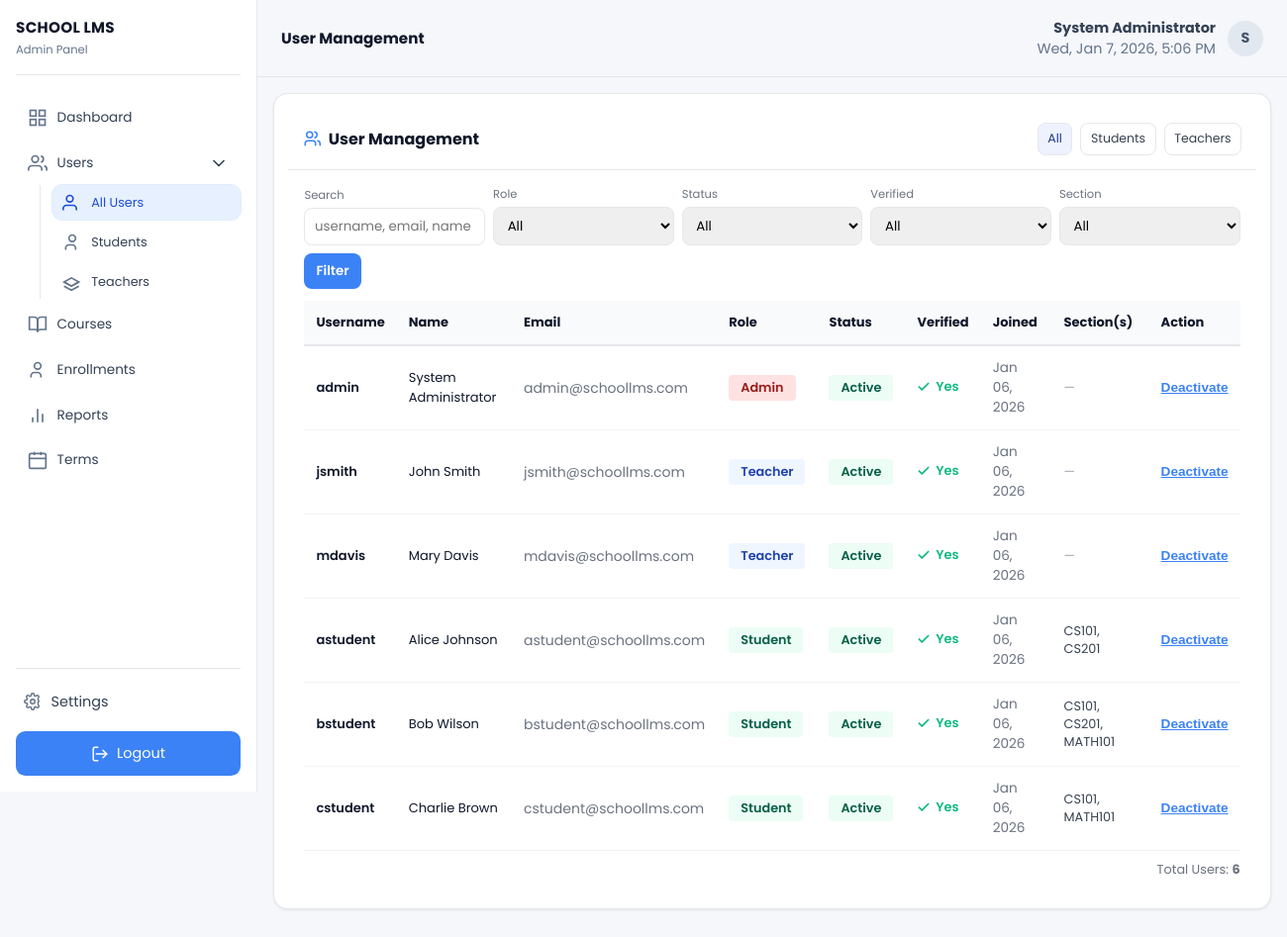
The page /admin/users.php (signed in) on the database its author committed.
### tables this page shows
CREATE TABLE IF NOT EXISTS users (
    id INT PRIMARY KEY AUTO_INCREMENT,
    username VARCHAR(50) UNIQUE NOT NULL,
    email VARCHAR(100) UNIQUE NOT NULL,
    password VARCHAR(255) NOT NULL,
    first_name VARCHAR(100) NOT NULL,
    last_name VARCHAR(100) NOT NULL,
    role ENUM('admin', 'teacher', 'student') NOT NULL DEFAULT 'student',
    status ENUM('active', 'inactive') NOT NULL DEFAULT 'active',
    is_verified TINYINT(1) NOT NULL DEFAULT 0,
    phone VARCHAR(20),
    profile_picture VARCHAR(255),
    created_at TIMESTAMP DEFAULT CURRENT_TIMESTAMP,
    updated_at TIMESTAMP DEFAULT CURRENT_TIMESTAMP ON UPDATE CURRENT_TIMESTAMP,
    INDEX idx_role (role),
    INDEX idx_status (status),
    INDEX idx_email (email)
);

### admin/users.php (the view, shortened to what this page needs)
<?php
require_once '../includes/Auth.php';
require_once '../includes/admin_layout.php';
$isAjax = isset($_GET['ajax']);
function renderUserRows(array $users, PDO $pdo): string {
    foreach ($users as $user): ?>
        <tr>
            <td style="font-weight: 600;">
                <?php echo htmlspecialchars($user['username']); ?>
            </td>
            <td>
                <?php echo htmlspecialchars($user['first_name'] . ' ' . $user['last_name']); ?>
            </td>
            <td style="font-size: 0.875rem; color: #6b7280;">
                <?php echo htmlspecialchars($user['email']); ?>
            </td>
            <td>
                <span style="display: inline-block; padding: 0.25rem 0.75rem; background:
                    <?php
                    if ($user['role'] === 'admin') echo '#fee2e2;';
                    elseif ($user['role'] === 'teacher') echo '#eff6ff;';
                    else echo '#ecfdf5;';
                    ?>
                    ; color:
                    <?php
                    if ($user['role'] === 'admin') echo '#991b1b;';
                    elseif ($user['role'] === 'teacher') echo '#1e40af;';
                    else echo '#065f46;';
                    ?>
                    ; border-radius: 0.25rem; font-size: 0.8rem; font-weight: 600; text-transform: capitalize;">
                    <?php echo $user['role']; ?>
                </span>
            </td>
            <td>
                <span style="display: inline-block; padding: 0.25rem 0.75rem; background:
                    <?php echo $user['status'] === 'active' ? '#ecfdf5;' : '#fef2f2;'; ?>
                    ; color:
                    <?php echo $user['status'] === 'active' ? '#065f46;' : '#991b1b;'; ?>
                    ; border-radius: 0.25rem; font-size: 0.8rem; font-weight: 600; text-transform: capitalize;">
                    <?php echo $user['status']; ?>
                </span>
            </td>
                                    <td>
                                        <?php if ($user['is_verified']): ?>
                                            <span style="display:inline-flex;align-items:center;gap:.3rem;color:#10b981;font-weight:600;">
                                                <svg width="14" height="14" viewBox="0 0 24 24" fill="none" stroke="#10b981" stroke-width="3" stroke-linecap="round" stroke-linejoin="round"><polyline points="20 6 9 17 4 12"/></svg>
                                                Yes
                                            </span>
                                        <?php else: ?>
                                            <span style="color:#6b7280;">No</span>
                                        <?php endif; ?>
                                    </td>
            <td style="font-size: 0.85rem; color: #6b7280;">
                <?php echo date('M d, Y', strtotime($user['created_at'])); ?>
            </td>
            <td style="font-size:.8rem; color:#374151;">
                <?php
                if ($user['role'] === 'student') {
                    try {
                        $sstmt = $pdo->prepare("SELECT c.code, cs.section_code FROM enrollments e LEFT JOIN courses c ON e.course_id=c.id LEFT JOIN course_sections cs ON e.section_id=cs.id WHERE e.student_id = ? AND e.status='enrolled' ORDER BY c.code");
                        $sstmt->execute([$user['id']]);
                        $rows = $sstmt->fetchAll(PDO::FETCH_ASSOC);
                        if (!empty($rows)) {
                            $labels = array_map(function($r){ return htmlspecialchars(($r['code'] ?? '—') . (isset($r['section_code']) && $r['section_code']!==null ? ('-' . $r['section_code']) : '')); }, $rows);
                            echo implode(', ', $labels);
                        } else { echo '<span style="color:#9ca3af">—</span>'; }
                    } catch (Exception $ex) { echo '<span style="color:#9ca3af">—</span>'; }
                } else {
                    echo '<span style="color:#9ca3af">—</span>';
                }
                ?>
            </td>
            <td>
                <form method="POST" style="display: inline;">
                    <button type="submit" style="background: none; border: none; color: #3b82f6; cursor: pointer; font-weight: 600; font-size: 0.85rem; text-decoration: underline;">
                        <?php echo $user['status'] === 'active' ? 'Deactivate' : 'Activate'; ?>
                    </button>
                </form>
            </td>
        </tr>
    <?php endforeach;
    return ob_get_clean();
}
$view = $_GET['view'] ?? 'all';
try {
    $params = [];
    $query = "SELECT u.* FROM users u";
    $query .= " ORDER BY u.created_at DESC";
    $stmt = $pdo->prepare($query);
    $stmt->execute($params);
    $users = $stmt->fetchAll(PDO::FETCH_ASSOC);
} catch (Exception $e) {
    $users = [];
}
$rowsHtml = renderUserRows($users, $pdo);
$totalUsers = count($users);
if (!$isAjax) {
    adminLayoutStart('users', 'User Management');
}
?>
    <div style="max-width: 1400px; margin: 0 auto;">
        <div class="card">
            <div style="padding: .9rem; border-bottom: 1px solid #e5e7eb; display:flex; align-items:center; justify-content:space-between; gap:.75rem;">
                <h3 style="margin: 0; font-size: 1rem; font-weight: 700; display:flex; align-items:center; gap:.5rem;">
                    <svg width="18" height="18" viewBox="0 0 24 24" fill="none" stroke="#3b82f6" stroke-width="2" stroke-linecap="round" stroke-linejoin="round"><path d="M17 21v-2a4 4 0 0 0-4-4H7a4 4 0 0 0-4 4v2"/><circle cx="9" cy="7" r="4"/><path d="M23 21v-2a4 4 0 0 0-3-3.87"/><path d="M16 3.13a4 4 0 0 1 0 7.75"/></svg>
                    User Management
                </h3>
                <div style="display:flex; gap:.5rem;">
                    <a href="?view=all" style="padding:.4rem .6rem; border:1px solid #e5e7eb; border-radius:.5rem; text-decoration:none; font-size:.78rem; <?php echo $view==='all'?'background:#eef2ff;color:#1e3a8a;':'color:#374151;background:#fff;'; ?>">All</a>
                    <a href="?view=students" style="padding:.4rem .6rem; border:1px solid #e5e7eb; border-radius:.5rem; text-decoration:none; font-size:.78rem; <?php echo $view==='students'?'background:#ecfdf5;color:#065f46;':'color:#374151;background:#fff;'; ?>">Students</a>
                    <a href="?view=teachers" style="padding:.4rem .6rem; border:1px solid #e5e7eb; border-radius:.5rem; text-decoration:none; font-size:.78rem; <?php echo $view==='teachers'?'background:#eff6ff;color:#1e40af;':'color:#374151;background:#fff;'; ?>">Teachers</a>
                </div>
            </div>
            <div style="padding: 1rem;">
                <form id="filter-form" class="filter-form" method="GET" style="display:grid; grid-template-columns: repeat(auto-fit, minmax(160px, 1fr)); gap:.5rem; margin-bottom: .75rem; align-items:end;">
                    <div>
                        <label style="display:block; font-size:.72rem; color:#6b7280; margin-bottom:.25rem;">Search</label>
                        <input type="text" name="q" value="<?php echo htmlspecialchars($_GET['q'] ?? ''); ?>" placeholder="username, email, name" style="width:100%; padding:.5rem .6rem; border:1px solid #e5e7eb; border-radius:.5rem;">
                    </div>
                    <div>
                        <label style="display:block; font-size:.72rem; color:#6b7280; margin-bottom:.25rem;">Role</label>
                        <select name="role" style="width:100%; padding:.5rem .6rem; border:1px solid #e5e7eb; border-radius:.5rem;">
                            <option value="">All</option>
                        </select>
                    </div>
                    <div>
                        <label style="display:block; font-size:.72rem; color:#6b7280; margin-bottom:.25rem;">Status</label>
                        <select name="status" style="width:100%; padding:.5rem .6rem; border:1px solid #e5e7eb; border-radius:.5rem;">
                            <option value="">All</option>
                        </select>
                    </div>
                    <div>
                        <label style="display:block; font-size:.72rem; color:#6b7280; margin-bottom:.25rem;">Verified</label>
                        <select name="verified" style="width:100%; padding:.5rem .6rem; border:1px solid #e5e7eb; border-radius:.5rem;">
                            <option value="">All</option>
                        </select>
                    </div>
                    <div>
                        <label style="display:block; font-size:.72rem; color:#6b7280; margin-bottom:.25rem;">Section</label>
                        <select name="section" style="width:100%; padding:.5rem .6rem; border:1px solid #e5e7eb; border-radius:.5rem;">
                            <option value="">All</option>
                        </select>
                    </div>
                    <div>
                        <button type="submit" style="padding:.5rem .75rem; background:#3b82f6; color:#fff; border:none; border-radius:.5rem; font-weight:600;">Filter</button>
                    </div>
                </form>
                <div id="users-table-wrapper" style="overflow-x: auto; <?php echo empty($users) ? 'display:none;' : ''; ?>">
                    <table class="table">
                        <thead>
                            <tr>
                                <th>Username</th>
                                <th>Name</th>
                                <th>Email</th>
                                <th>Role</th>
                                <th>Status</th>
                                <th>Verified</th>
                                <th>Joined</th>
                                <th>Section(s)</th>
                                <th>Action</th>
                            </tr>
                        </thead>
                        <tbody id="users-table-body"><?php echo $rowsHtml; ?></tbody>
                    </table>
                </div>
                <p style="margin-top: .6rem; font-size: 0.8rem; color: #6b7280; text-align: right;">
                    Total Users: <strong id="users-count"><?php echo $totalUsers; ?></strong>
                </p>
            </div>
        </div>
    </div>

### includes/admin_layout.php (style rules this page uses)
* { margin:0;padding:0;box-sizing:border-box }
:root { --bg-primary:#ffffff;--bg-secondary:#f6f7fb;--bg-sidebar:#ffffff;--text-primary:#0f172a;--text-secondary:#475569;--border-color:#e5e7eb;--shadow:0 1px 3px rgba(0,0,0,.08);--shadow-lg:0 10px 25px rgba(0,0,0,.08);--primary-color:#3b82f6;--primary-dark:#2563eb }
body { font-family:'Poppins',system-ui,Segoe UI,Roboto,Helvetica,Arial,sans-serif;background:var(--bg-secondary);color:var(--text-primary);display:flex;min-height:100vh;font-size:.9rem }
.card { background:var(--bg-primary);border:1px solid var(--border-color);border-radius:.9rem;padding:.9rem;box-shadow:var(--shadow);margin-bottom:.9rem }
.table { width:100%;border-collapse:collapse;font-size:.8125rem }
.table th,.table td { padding:.75rem;border-bottom:1px solid #f3f4f6;text-align:left }
.table thead { background:#f9fafb;border-bottom:2px solid var(--border-color) }
.filter-form input,.filter-form select,.filter-form button { font-family:'Poppins',system-ui,Segoe UI,Roboto,Helvetica,Arial,sans-serif }

### rows shown on the page
users: username "admin", first_name+last_name "System Administrator", email "admin@schoollms.com", role "Admin", status "Active", is_verified 1 (drawn), created_at "Jan 06, 2026", shows "Deactivate"
users: username "jsmith", first_name+last_name "John Smith", email "jsmith@schoollms.com", role "Teacher", status "Active", is_verified 1 (drawn), created_at "Jan 06, 2026", shows "Deactivate"
users: username "mdavis", first_name+last_name "Mary Davis", email "mdavis@schoollms.com", role "Teacher", status "Active", is_verified 1 (drawn), created_at "Jan 06, 2026", shows "Deactivate"
users: username "astudent", first_name+last_name "Alice Johnson", email "astudent@schoollms.com", role "Student", status "Active", is_verified 1 (drawn), created_at "Jan 06, 2026", labels "CS101, CS201", shows "Deactivate"
users: username "bstudent", first_name+last_name "Bob Wilson", email "bstudent@schoollms.com", role "Student", status "Active", is_verified 1 (drawn), created_at "Jan 06, 2026", labels "CS101, CS201, MATH101", shows "Deactivate"
users: username "cstudent", first_name+last_name "Charlie Brown", email "cstudent@schoollms.com", role "Student", status "Active", is_verified 1 (drawn), created_at "Jan 06, 2026", labels "CS101, MATH101", shows "Deactivate"

### other values the page prints
$title "User Management"
$fullName ?: 'Admin' "System Administrator"
$fullName ? strtoupper($fullName[0]) : 'A' "S"
$totalUsers "6"
